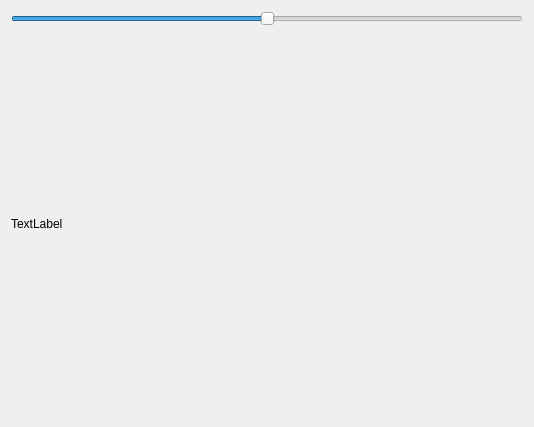
<?xml version="1.0" encoding="UTF-8"?>
<ui version="4.0">
 <class>BinarySampleDialog</class>
 <widget class="QDialog" name="BinarySampleDialog">
  <property name="geometry">
   <rect>
    <x>0</x>
    <y>0</y>
    <width>534</width>
    <height>427</height>
   </rect>
  </property>
  <property name="windowTitle">
   <string>Dialog</string>
  </property>
  <layout class="QGridLayout" name="gridLayout">
   <item row="0" column="0">
    <widget class="QSlider" name="horizontalSlider">
     <property name="maximum">
      <number>256</number>
     </property>
     <property name="value">
      <number>128</number>
     </property>
     <property name="orientation">
      <enum>Qt::Horizontal</enum>
     </property>
    </widget>
   </item>
   <item row="1" column="0">
    <widget class="QLabel" name="label">
     <property name="text">
      <string>TextLabel</string>
     </property>
    </widget>
   </item>
  </layout>
 </widget>
 <resources/>
 <connections/>
</ui>
